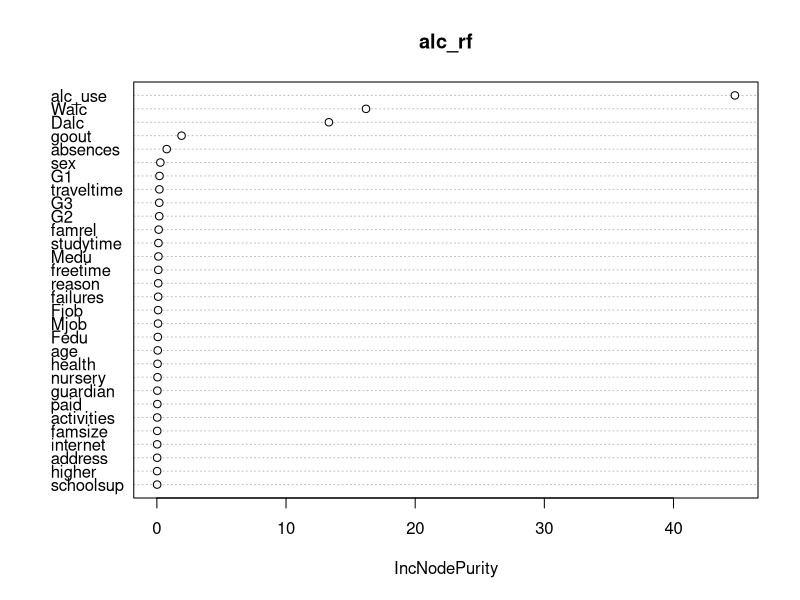
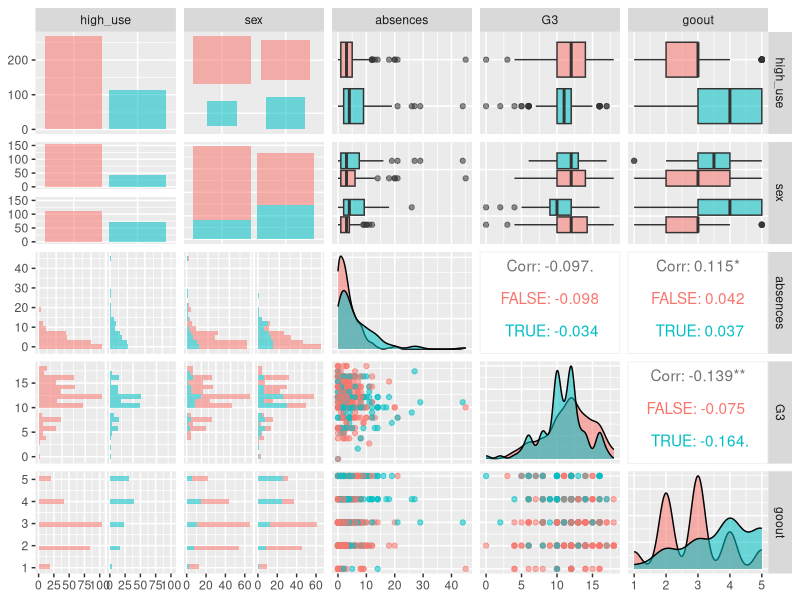
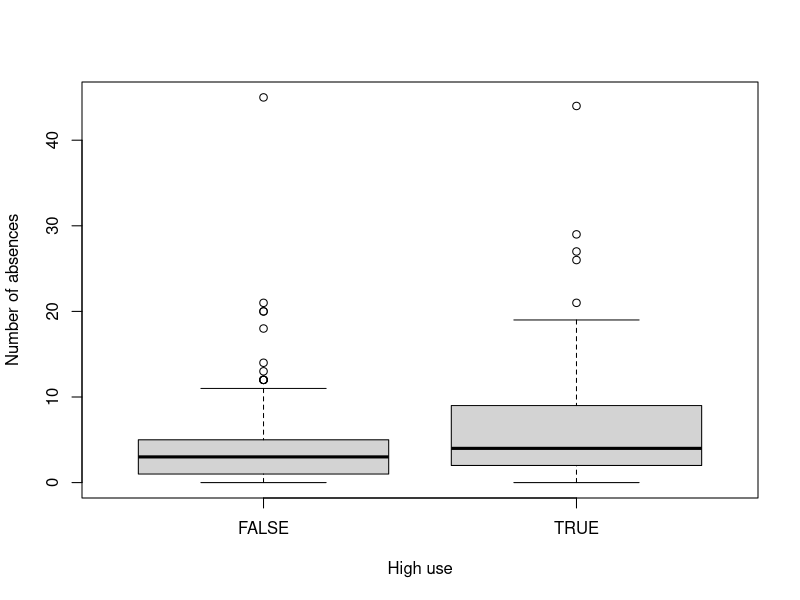
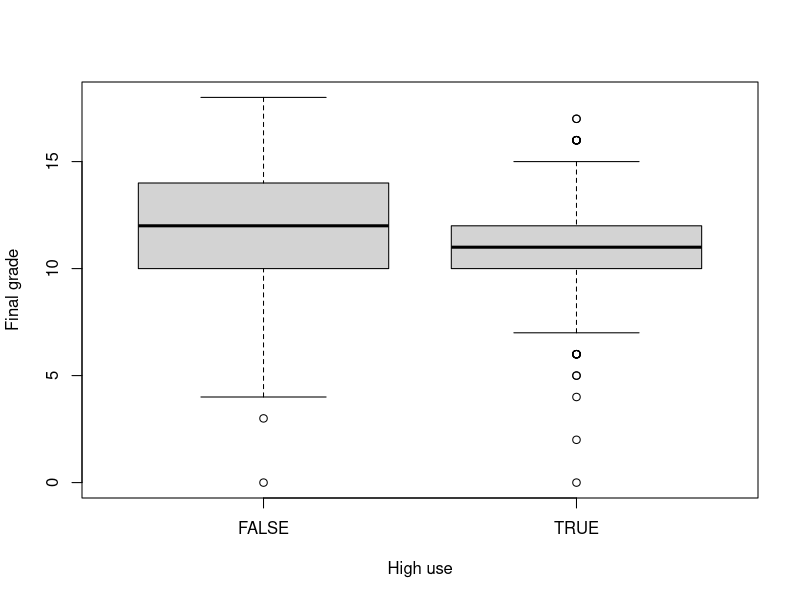
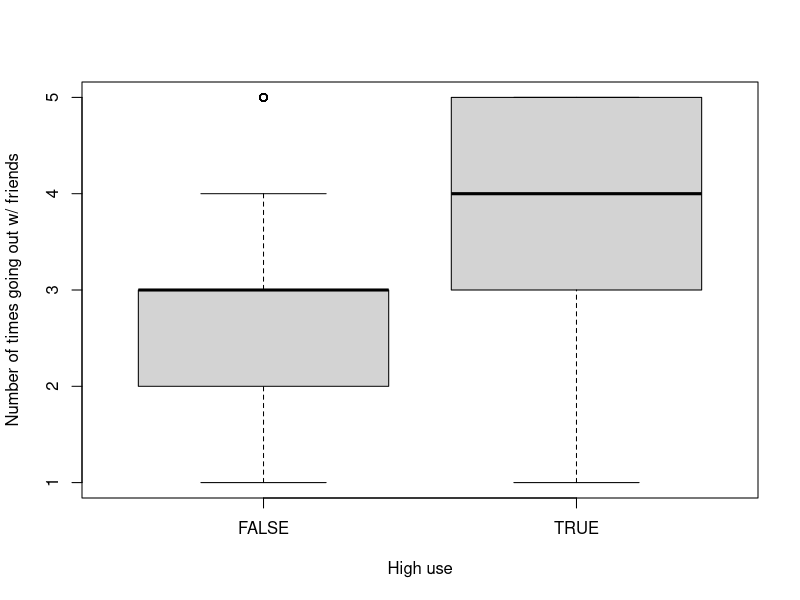

The R script that drew these images, in order:
## ---- chunk 1
library(GGally)
library(randomForest)
library(dplyr)
## ---- chunk 2
alc <- read.table("data/alc_data.txt", sep="\t", header=TRUE)
colnames(alc)
## ---- chunk 3
alc_rf <- randomForest(high_use ~ ., data=alc)
varImpPlot(alc_rf)
## ---- chunk 4
ggpairs(alc[,c("high_use", "sex", "absences", "G3", "goout")],  aes(col=high_use, alpha=0.3), lower = list(combo = wrap("facethist", bins = 20)))
table(high_use = alc$high_use, sex = alc$sex)
boxplot(absences~high_use, data=alc, ylab="Number of absences", xlab="High use")
boxplot(G3~high_use, data=alc, ylab="Final grade", xlab="High use")
boxplot(goout~high_use, data=alc, ylab="Number of times going out w/ friends", xlab="High use")
## ---- chunk 5
m1 <- glm(high_use ~ sex + absences + G3 + goout, data = alc, family = "binomial")
summary(m1)
coef(m1)
OR <- coef(m1) %>% exp()
CI <- confint(m1) %>% exp()
cbind(OR, CI)
## ---- chunk 6
m2 <- glm(high_use ~ sex + absences + goout, data = alc, family = "binomial")
summary(m2)
probabilities <- predict(m2, type = "response")
alc <- mutate(alc, probability = probabilities)
alc <- mutate(alc, prediction = probability > 0.5)
table(high_use = alc$high_use, prediction = alc$prediction)
